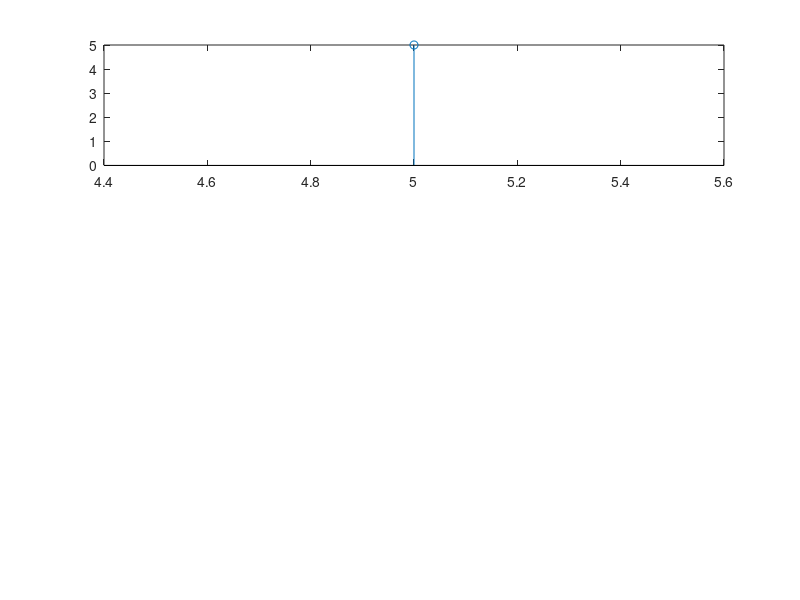

Write MATLAB code to recreate this figure. (Note: this script raises an error after producing the figure.)
%Lab:-4
%Title:- Linear convolution. 
%Developed by:- Munna Pajiyar
%Roll No:- 221452
%Date:- 2025/01/19


clc;
clear all;
close all;
a= input('Enter the starting point of x(n):');
b= input('Enter the starting point of h(n):');
x= input('Enter the coefficient of x(n):');
h= input('Enter the coefficient of h(n):');
y= conv(x,h);
subplot(3,1,1);
p=a:1:a+length(x)-1;
stem(p,x);
Xlabel('Time------------->');
Ylabel('Amplitude-------->');
title('Input Signal x(n)');
grid on;
subPlot(3,1,2);
q=b:1:b+length(x)-1;
stem(q,h);
Xlabel('Time------------->');
Ylabel('Amplitude-------->');
title('Input Signal h(n)');
grid on;

subplot(3,1,3);
n=a+b:length(y)+a+b-1;
stem(n,y);
Xlabel('Time------------->');
Ylabel('Amplitude-------->');
title('Linear Convolution of x(n) & h(n)');
grid on;
disp(y);
